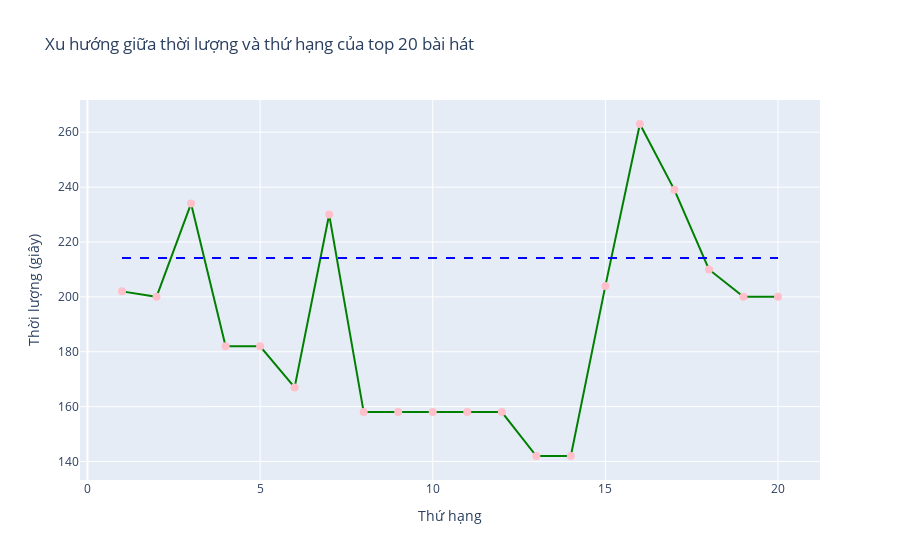

Here is the notebook cell this chart was saved with:
### Code cell
fig = px.line(
    top_20_tracks, x='rank', y='duration', 
    title='Xu hướng giữa thời lượng và thứ hạng của top 20 bài hát', 
    labels={'duration': 'Thời lượng (giây)', 'rank': 'Thứ hạng'},
    markers=True
)
fig.update_traces(line=dict(color='green'), marker=dict(color='pink', size=8))

fig.add_shape(
    type='line',
    x0=top_20_tracks['rank'].min(),
    x1=top_20_tracks['rank'].max(),
    y0=avg_dur,
    y1=avg_dur,
    line=dict(color='blue', dash='dash'),
    name='avg_duration'
)

fig.write_image('../images/line_chart_top20.svg', format='svg', engine='kaleido')

fig.show()

### Figure 1 — Plotly figure (JSON) as saved in the notebook; plotly's stock layout.template omitted (floating-point values rounded to 4 significant figures)
{"data": [{"hovertemplate": "Thứ hạng=%{x}<br>Thời lượng (giây)=%{y}<extra></extra>", "legendgroup": "", "line": {"color": "green", "dash": "solid"}, "marker": {"color": "pink", "size": 8, "symbol": "circle"}, "mode": "lines+markers", "name": "", "orientation": "v", "showlegend": false, "type": "scatter", "x": [1, 2, 3, 4, 5, 6, 7, 8, 9, 10, 11, 12, 13, 14, 15, 16, 17, 18, 19, 20], "xaxis": "x", "y": [202, 200, 234, 182, 182, 167, 230, 158, 158, 158, 158, 158, 142, 142, 204, 263, 239, 210, 200, 200], "yaxis": "y"}], "layout": {"legend": {"tracegroupgap": 0}, "shapes": [{"line": {"color": "blue", "dash": "dash"}, "name": "avg_duration", "type": "line", "x0": 1, "x1": 20, "y0": 214.2, "y1": 214.2}], "title": {"text": "Xu hướng giữa thời lượng và thứ hạng của top 20 bài hát"}, "xaxis": {"anchor": "y", "domain": [0, 1], "title": {"text": "Thứ hạng"}}, "yaxis": {"anchor": "x", "domain": [0, 1], "title": {"text": "Thời lượng (giây)"}}}}
